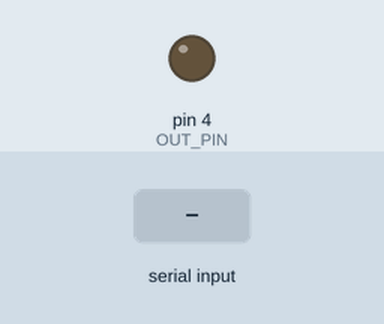
This sketch was run on a simulated Arduino Uno, built with avr-gcc and run on an emulated ATmega328P. Parts: output pins drawn as LEDs (lit = HIGH). The test bench sets the inputs (shaded band).

Above: at 1.2 s.
1.3 s: "1" received over Serial
At 1.8 s:
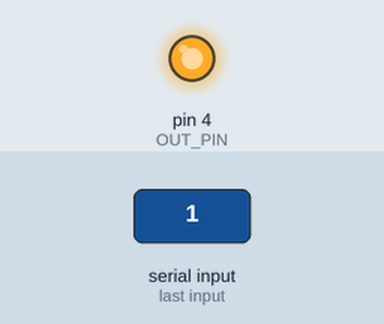
2.8 s: "0" received over Serial
At 4.1 s:
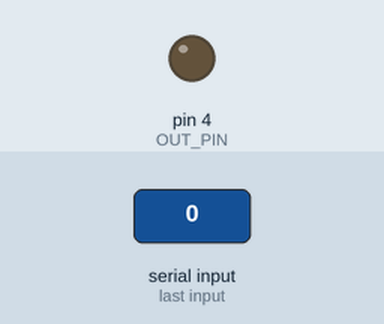
Timing chart, 0 to 5.8 s (numbered marks = the images above; inputs shaded):
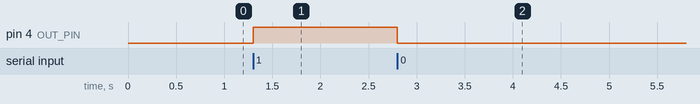

The sketch:

arduino1.ino
```cpp
const int OUT_PIN = 4;

int buttonState = 0;

void setup()
{
  pinMode(OUT_PIN, OUTPUT);
  Serial.begin(9600);
}

void loop()
{
  if(Serial.available() > 0) {
    buttonState = bitRead(Serial.read(), 0);
  }
  digitalWrite(OUT_PIN, buttonState);
}
```

Measured:
- after the input at 1.3 s, pin 4 (OUT_PIN): LOW → HIGH at once
- after the input at 2.8 s, pin 4 (OUT_PIN): HIGH → LOW at once
